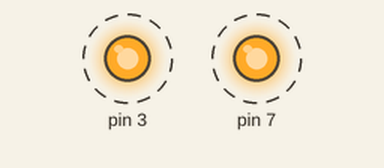
Bench run of a sketch on a simulated Arduino Uno, built with avr-gcc and run on an emulated ATmega328P. Shown: output pins drawn as LEDs (lit = HIGH). Dashed ring = blinking.

Above: at 0.5 s.
Timing chart, 0 to 4.6 s (numbered marks = the images above):
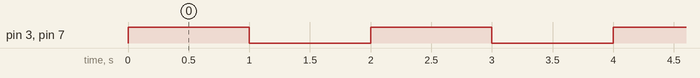

The sketch:

1.2.1_led_blink.ino
```cpp
void setup() {
 // initialize digital pins 3 and 7 as an outputs
 pinMode(3, OUTPUT);
 pinMode(7, OUTPUT);
}
// the loop function runs over and over again forever
void loop() {
 digitalWrite(3, HIGH); // turn the LED on (HIGH is the voltage level)
 digitalWrite(7, HIGH); // turn the LED on (HIGH is the voltage level)
 delay(1000); // wait for a second
 digitalWrite(3, LOW); // turn the LED off by making the voltage LOW
 digitalWrite(7, LOW); // turn the LED off by making the voltage LOW
 delay(1000); // wait for a second
}
```

Measured:
- by itself, pin 3, pin 7: alternates HIGH for 1.0 s and LOW for 1.0 s
